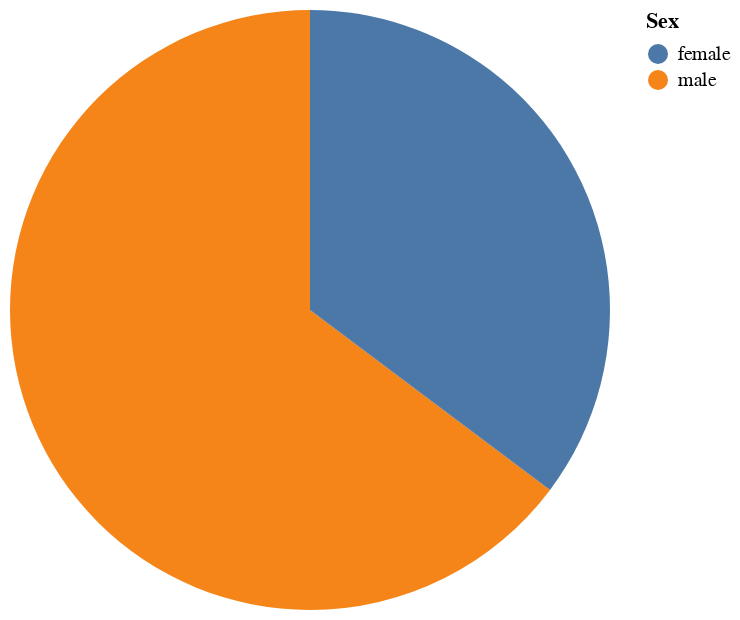

This figure's notebook cell:
### Code cell
source = dataframe["Sex"].value_counts().reset_index(name='count')

alt.Chart(source).mark_arc().encode(
    theta = 'count',
    color = "Sex"
)

### Figure 1 — Vega-Lite specification as saved in the notebook (floating-point values rounded to 4 significant figures)
{"config": {"view": {"continuousWidth": 300, "continuousHeight": 300}}, "data": {"name": "data-94a68f72ecd26adc5dee6eb876972bf6"}, "mark": {"type": "arc"}, "encoding": {"color": {"field": "Sex", "type": "nominal"}, "theta": {"field": "count", "type": "quantitative"}}, "$schema": "https://vega.github.io/schema/vega-lite/v5.20.1.json", "datasets": {"data-94a68f72ecd26adc5dee6eb876972bf6": [{"Sex": "male", "count": 577}, {"Sex": "female", "count": 314}]}}
